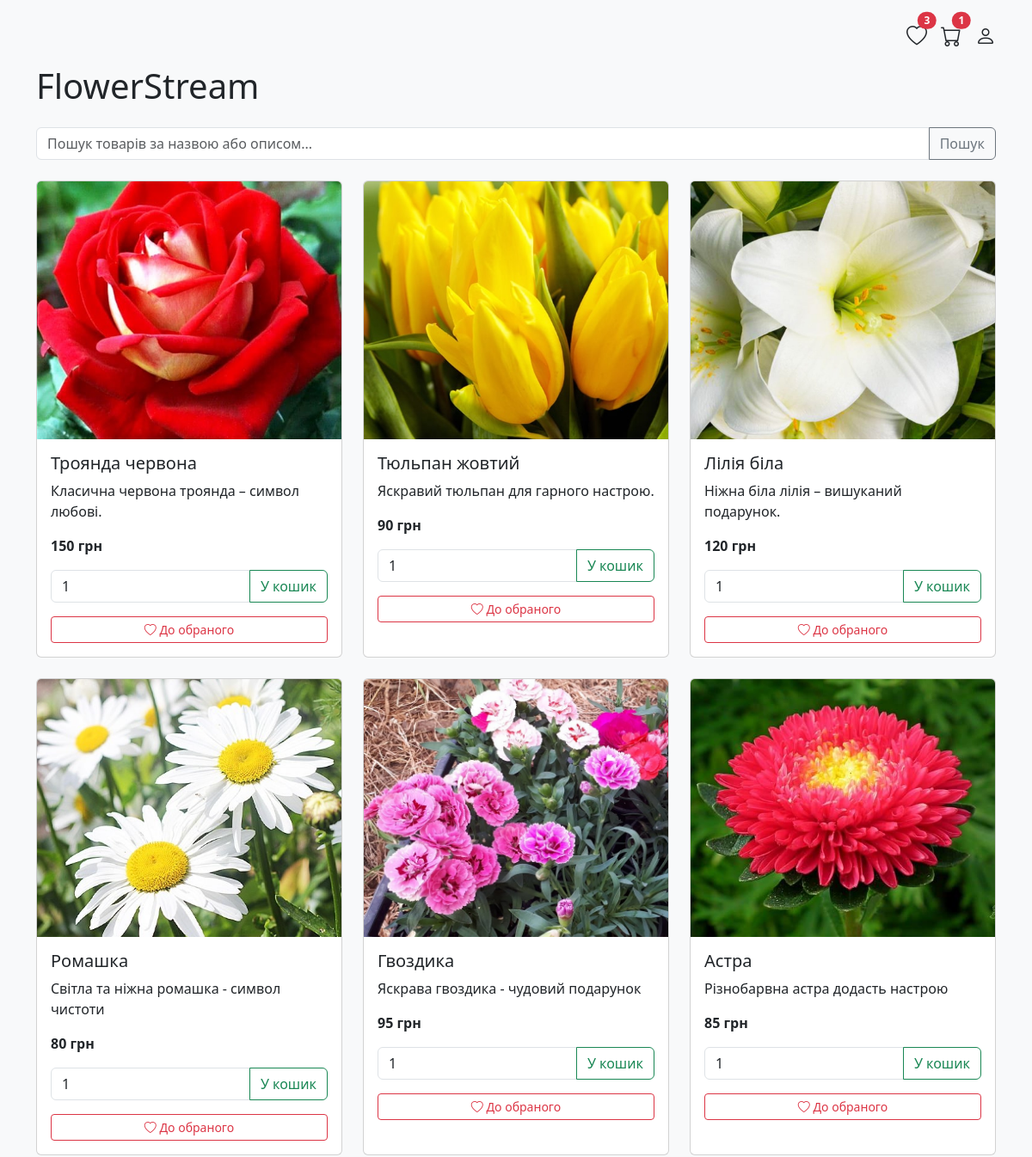
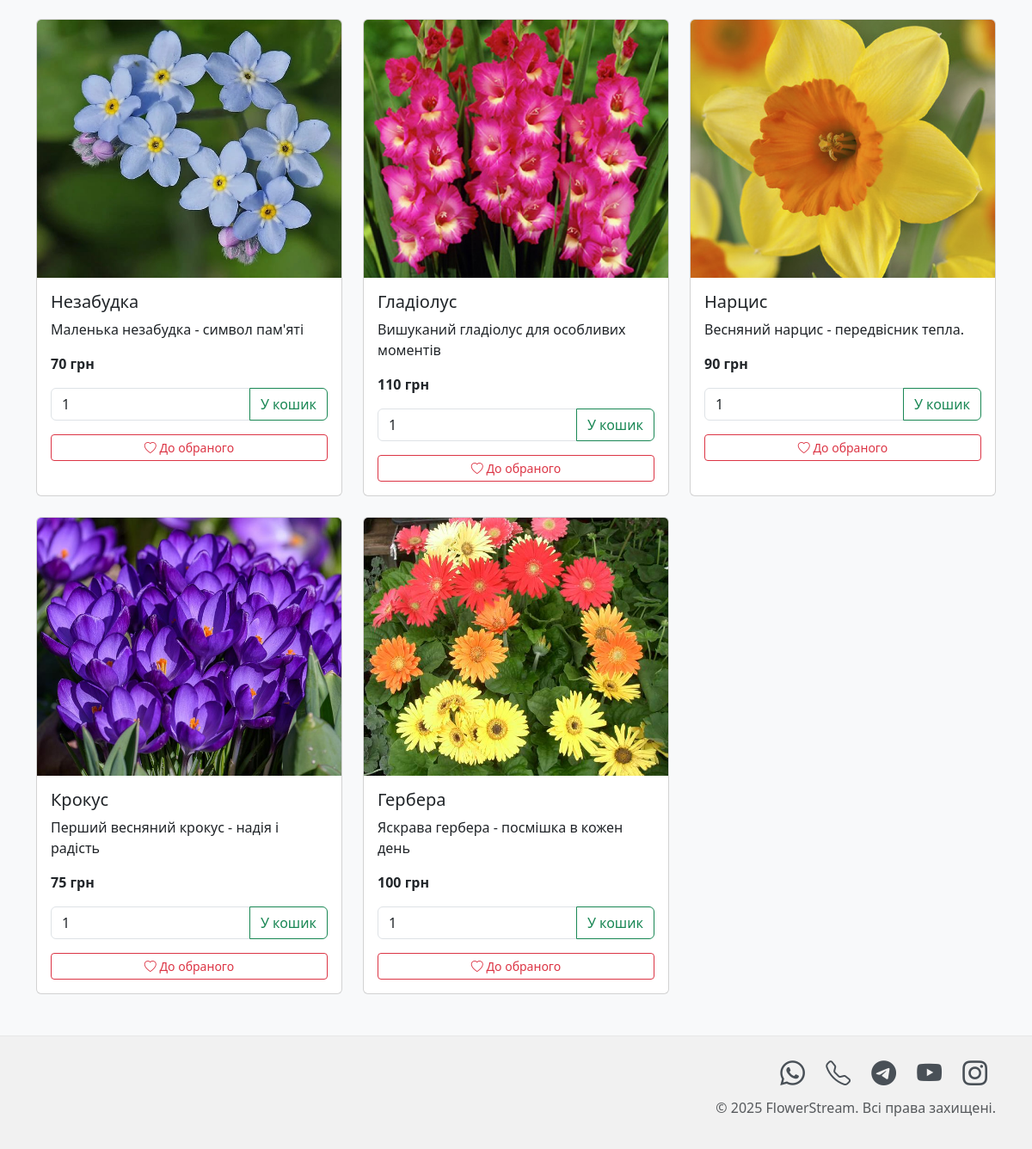
Screenshot of / (signed in) with the database file from the repository (2 pictures, top to bottom).
### tables this page shows
CREATE TABLE products (
            id INTEGER PRIMARY KEY AUTOINCREMENT,
            name TEXT NOT NULL,
            description TEXT,
            price REAL NOT NULL,
            image_url TEXT
        );

### app/app.py (the view)
@app.route('/')
def home():
    is_admin = session.get('is_admin', False)
    user_logged_in = session.get('user_id') is not None
    search_query = request.args.get('search_query') # Get search query
    sort_order = request.args.get('sort')  # 'price_asc' or 'price_desc'
    flowers = load_products_from_db(search_query, sort_order) # Pass it to the loading function
    cart = []
    cart_count = 0
    favorites = []
    edit_mode = session.get('edit_mode', False)
    if user_logged_in:
        cart = session.get('cart', [])
        cart_count = sum(item['quantity'] for item in cart) if cart else 0
        favorites = session.get('favorites', [])
    else:
        session.pop('cart', None)
        session.pop('favorites', None)
        session.pop('edit_mode', None)
    return render_template('home.html', flowers=flowers, is_admin=is_admin,
                           cart_count=cart_count, favorites=favorites,
                           user_logged_in=user_logged_in, edit_mode=edit_mode,
                           search_query=search_query) # Pass search_query to template

### app/app.py (called while the page is built)
def get_db_connection():
    db = getattr(g, '_database', None)
    if db is None:
        if DATABASE is None:
            raise RuntimeError("Environment variable 'DATABASE' is not set. Check your .env file.")
        db = sqlite3.connect(DATABASE)
        db.row_factory = sqlite3.Row
    return db

@app.teardown_appcontext
def close_connection(exception):
    db = getattr(g, '_database', None)
    if db is not None:
        db.close()

def load_products_from_db(search_term=None, sort_order=None):
    db = get_db_connection()
    cursor = db.cursor()
    base_query = "SELECT * FROM products"
    conditions = []
    params = []
    if search_term:
        conditions.append("(name LIKE ? OR description LIKE ?)")
        search_pattern = f"%{search_term}%"
        params.extend([search_pattern, search_pattern])
    if conditions:
        base_query += " WHERE " + " AND ".join(conditions)
    if sort_order == 'price_asc':
        base_query += " ORDER BY price ASC"
    elif sort_order == 'price_desc':
        base_query += " ORDER BY price DESC"
    else:
        base_query += " ORDER BY id ASC"
    cursor.execute(base_query, params)
    return cursor.fetchall()

### app/templates/home.html (shortened to what this page needs)
<!DOCTYPE html>
<html lang="uk">
<head>
    <link href="https://cdn.jsdelivr.net/npm/bootstrap@5.3.0/dist/css/bootstrap.min.css" rel="stylesheet">
    <link rel="stylesheet" href="https://cdn.jsdelivr.net/npm/bootstrap-icons@1.10.5/font/bootstrap-icons.css">
</head>
<body>
<div class="container py-4">
    <div class="d-flex justify-content-end align-items-center mb-3">
        <a href="{{ url_for('view_favorites') }}" class="text-dark me-3 position-relative" title="Улюблене">
            <i class="bi bi-heart fs-4"></i>
            {% set fav_count = favorites|length %}
            {% if fav_count > 0 %}
            <span class="position-absolute top-0 start-100 translate-middle badge rounded-pill bg-danger">
                {{ fav_count }}
            </span>
            {% endif %}
        </a>
        <a href="{{ url_for('view_cart') }}" class="text-dark me-3 position-relative" title="Кошик">
            <i class="bi bi-cart fs-4"></i>
            {% if cart_count > 0 %}
            <span class="position-absolute top-0 start-100 translate-middle badge rounded-pill bg-danger">
                {{ cart_count }}
            </span>
            {% endif %}
        </a>
        <a href="{{ url_for('profile') if session.get('user_id') else url_for('login') }}" class="text-dark" title="Кабінет">
            <i class="bi bi-person fs-4"></i>
        </a>
    </div>
    <h1 class="mb-4">FlowerStream</h1>
    <form method="GET" action="{{ url_for('home') }}" class="mb-4">
        <div class="input-group">
            <input type="text" class="form-control" placeholder="Пошук товарів за назвою або описом..." name="search_query" value="{{ search_query if search_query }}">
            <button class="btn btn-outline-secondary" type="submit">Пошук</button>
        </div>
    </form>
    <div class="row">
        {% for flower in flowers %}
        <div class="col-md-4 mb-4">
            <div class="card h-100">
                <a href="{{ url_for('product_detail', product_id=flower.id) }}" class="card-link">
                    <img src="{{ flower.image_url if flower.image_url else 'https://placehold.co/400x200/cccccc/333333?text=No+Image' }}" class="card-img-top flower-card-img" alt="{{ flower.name }}" onerror="this.onerror=null;this.src='https://placehold.co/400x200/cccccc/333333?text=No+Image';">
                </a>
                <div class="card-body">
                    {% if session.get('is_admin') and edit_mode %}
                    <form method="POST" action="{{ url_for('edit_flower', flower_id=flower.id) }}" enctype="multipart/form-data">
                        <input type="text" class="form-control mb-2" name="name" value="{{ flower.name }}">
                        <textarea class="form-control mb-2" name="description">{{ flower.description }}</textarea>
                        <input type="number" class="form-control mb-2" name="price" value="{{ flower.price }}" step="0.01">
                        <div class="mb-3">
                            <label for="editFlowerImage-{{ flower.id }}" class="form-label">Змінити зображення</label>
                            <input class="form-control" type="file" id="editFlowerImage-{{ flower.id }}" name="image" accept="image/*">
                        </div>
                        <button type="submit" class="btn btn-sm btn-success w-100">Зберегти зміни</button>
                    </form>
                    <form method="POST" action="{{ url_for('delete_flower', flower_id=flower.id) }}" class="mt-2" onsubmit="return confirm('Ви впевнені, що хочете видалити цей товар?');">
                        <button type="submit" class="btn btn-sm btn-danger w-100">Видалити товар</button>
                    </form>
                    {% else %}
                    <a href="{{ url_for('product_detail', product_id=flower.id) }}" class="card-link">
                        <h5 class="card-title">{{ flower.name }}</h5>
                    </a>
                    <p class="card-text">{{ flower.description }}</p>
                    <p class="card-text fw-bold">
                        {% if flower.price == flower.price | int %}
                            {{ flower.price | int }} грн
                        {% else %}
                            {{ "%.2f"|format(flower.price) }} грн
                        {% endif %}
                    </p>
                    <form method="POST" action="{{ url_for('add_to_cart', flower_id=flower.id) }}" class="mt-2">
                        <div class="input-group mb-2">
                            <input type="number" name="quantity" class="form-control" value="1" min="1" aria-label="Кількість" aria-describedby="add-to-cart-button">
                            <button class="btn btn-outline-success" type="submit" id="add-to-cart-button">У кошик</button>
                        </div>
                    </form>
                    <form method="POST" action="{{ url_for('add_to_favorites', flower_id=flower.id) }}">
                        <button class="btn btn-outline-danger btn-sm mt-2 w-100">
                            <i class="bi bi-heart"></i> До обраного
                        </button>
                    </form>
                    {% endif %}
                </div>
            </div>
        </div>
        {% endfor %}
    </div>
</div>
<footer class="footer mt-auto">
    <div class="container text-end">
        <div class="social-icons">
            <a href="https://wa.me/PHONE_NUMBER" target="_blank" title="WhatsApp"><i class="bi bi-whatsapp"></i></a>
            <a href="tel:PHONE_NUMBER" title="Телефон"><i class="bi bi-telephone"></i></a>
            <a href="https://t.me/tarassts" target="_blank" title="Telegram"><i class="bi bi-telegram"></i></a>
            <a href="https://www.youtube.com/YOUTUBE_CHANNEL" target="_blank" title="YouTube"><i class="bi bi-youtube"></i></a>
            <a href="https://www.instagram.com/INSTAGRAM_USERNAME" target="_blank" title="Instagram"><i class="bi bi-instagram"></i></a>
        </div>
        <p class="text-muted mt-2">&copy; {{ 'now' | date('%Y') }} FlowerStream. Всі права захищені.</p>
    </div>
</footer>
</body>
</html>

### app/templates/home.html (style rules this page uses)
body { display: flex; flex-direction: column; min-height: 100vh; background-color: #f8f9fa; }
.container.py-4 { flex: 1; }
.bi { transition: color 0.2s ease; }
.footer { background-color: #f1f1f1; padding: 20px 0; text-align: center; border-top: 1px solid #e7e7e7; }
.social-icons a { font-size: 1.8rem; margin: 0 10px; color: #495057; transition: color 0.3s ease; }
.flower-card-img { height: 300px; object-fit: cover; }
.card-link { text-decoration: none; color: inherit; }

### rows the page displays
products: image_url (picture), name "Троянда червона", description "Класична червона троянда – символ любові.", price "150"
products: image_url (picture), name "Тюльпан жовтий", description "Яскравий тюльпан для гарного настрою.", price "90"
products: image_url (picture), name "Лілія біла", description "Ніжна біла лілія – вишуканий подарунок.", price "120"
products: image_url (picture), name "Ромашка", description "Світла та ніжна ромашка - символ чистоти", price "80"
products: image_url (picture), name "Гвоздика", description "Яскрава гвоздика - чудовий подарунок", price "95"
products: image_url (picture), name "Астра", description "Різнобарвна астра додасть настрою", price "85"
products: image_url (picture), name "Незабудка", description "Маленька незабудка - символ пам'яті", price "70"
products: image_url (picture), name "Гладіолус", description "Вишуканий гладіолус для особливих моментів", price "110"
products: image_url (picture), name "Нарцис", description "Весняний нарцис - передвісник тепла.", price "90"
products: image_url (picture), name "Крокус", description "Перший весняний крокус - надія і радість", price "75"
products: image_url (picture), name "Гербера", description "Яскрава гербера - посмішка в кожен день", price "100"

### other values shown
{{ fav_count }} "3"
{{ cart_count }} "1"
